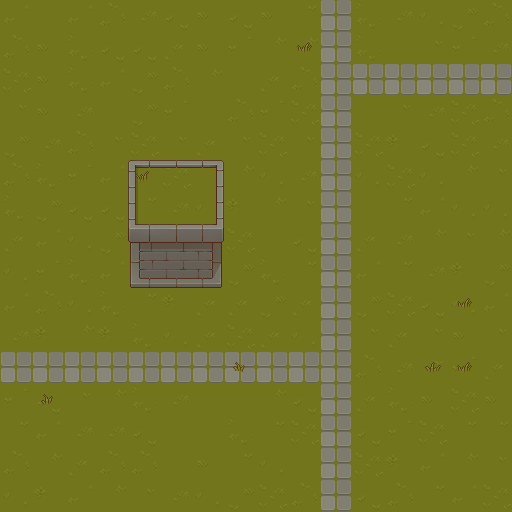

Below is a game level as drawn by its tile map, then a one-line description and the .tmx file that defines it, in full:
An orthogonal 16x16 tile map with 32x32 px tiles, 7 tile layers (background, shadows, walls, decor_lower, ...), 1 hidden layer not drawn and 4 objects (4x road_entry).

<map version="1.10" tiledversion="1.10.2" orientation="orthogonal" renderorder="right-down" width="16" height="16" tilewidth="32" tileheight="32" infinite="0" nextlayerid="13" nextobjectid="23">
 <tileset firstgid="1" source="../../tilesheet.tsx" />
 <group id="12" name="lower_group">
  <layer id="1" name="background" width="16" height="16">
   <data encoding="csv">
99,1,99,66,100,4,33,4,33,68,129,97,100,36,34,66,
66,33,97,4,4,67,33,3,35,35,129,97,1,65,3,100,
98,33,97,99,34,66,35,1,67,66,129,129,129,129,129,129,
65,33,100,1,34,3,1,66,3,98,129,1,65,100,98,66,
34,100,66,65,98,65,67,65,98,65,129,98,2,4,98,100,
66,97,3,99,99,98,68,35,36,100,129,36,98,36,35,65,
97,34,4,4,68,100,36,2,35,65,129,1,68,99,36,36,
67,99,36,34,2,34,98,98,1,4,129,67,100,35,65,35,
36,3,97,99,66,33,33,34,97,68,129,99,68,100,2,34,
99,66,36,97,68,2,67,67,34,67,129,34,98,4,36,99,
100,2,35,2,97,36,67,98,67,36,129,65,67,65,33,65,
129,129,129,129,129,129,129,129,129,129,129,66,100,65,3,67,
3,4,65,35,97,100,1,1,35,4,129,67,97,33,98,33,
68,99,100,100,4,1,1,97,68,98,129,4,3,98,68,68,
66,35,67,66,66,1,33,68,36,1,129,98,2,99,35,65,
36,2,99,35,65,100,36,34,98,66,129,4,66,68,99,98
</data>
  </layer>
  <layer id="5" name="shadows" width="16" height="16">
   <data encoding="csv">
0,0,0,0,0,0,0,0,0,0,0,0,0,0,0,0,
0,0,0,0,0,0,0,0,0,0,0,0,0,0,0,0,
0,0,0,0,0,0,0,0,0,0,0,0,0,0,0,0,
0,0,0,0,0,0,0,0,0,0,0,0,0,0,0,0,
0,0,0,0,0,0,0,0,0,0,0,0,0,0,0,0,
0,0,0,0,0,0,0,0,0,0,0,0,0,0,0,0,
0,0,0,0,0,0,0,0,0,0,0,0,0,0,0,0,
0,0,0,0,0,0,0,0,0,0,0,0,0,0,0,0,
0,0,0,0,0,0,0,0,0,0,0,0,0,0,0,0,
0,0,0,0,0,0,0,0,0,0,0,0,0,0,0,0,
0,0,0,0,0,0,0,0,0,0,0,0,0,0,0,0,
0,0,0,0,0,0,0,0,0,0,0,0,0,0,0,0,
0,0,0,0,0,0,0,0,0,0,0,0,0,0,0,0,
0,0,0,0,0,0,0,0,0,0,0,0,0,0,0,0,
0,0,0,0,0,0,0,0,0,0,0,0,0,0,0,0,
0,0,0,0,0,0,0,0,0,0,0,0,0,0,0,0
</data>
  </layer>
  <layer id="2" name="walls" width="16" height="16">
   <data encoding="csv">
0,0,0,0,0,0,0,0,0,0,0,0,0,0,0,0,
0,0,0,0,0,0,0,0,0,0,0,0,0,0,0,0,
0,0,0,0,0,0,0,0,0,0,0,0,0,0,0,0,
0,0,0,0,0,0,0,0,0,0,0,0,0,0,0,0,
0,0,0,0,0,0,0,0,0,0,0,0,0,0,0,0,
0,0,0,0,9,10,11,0,0,0,0,0,0,0,0,0,
0,0,0,0,41,0,43,0,0,0,0,0,0,0,0,0,
0,0,0,0,73,74,75,0,0,0,0,0,0,0,0,0,
0,0,0,0,105,106,107,0,0,0,0,0,0,0,0,0,
0,0,0,0,0,0,0,0,0,0,0,0,0,0,0,0,
0,0,0,0,0,0,0,0,0,0,0,0,0,0,0,0,
0,0,0,0,0,0,0,0,0,0,0,0,0,0,0,0,
0,0,0,0,0,0,0,0,0,0,0,0,0,0,0,0,
0,0,0,0,0,0,0,0,0,0,0,0,0,0,0,0,
0,0,0,0,0,0,0,0,0,0,0,0,0,0,0,0,
0,0,0,0,0,0,0,0,0,0,0,0,0,0,0,0
</data>
  </layer>
  <layer id="4" name="decor_lower" width="16" height="16">
   <data encoding="csv">
0,0,0,0,0,0,0,0,0,0,0,0,0,0,0,0,
0,0,0,0,0,0,0,0,0,269,0,0,0,0,0,0,
0,0,0,0,0,0,0,0,0,0,0,0,0,0,0,0,
0,0,0,0,0,0,0,0,0,0,0,0,0,0,0,0,
0,0,0,0,0,0,0,0,0,0,0,0,0,0,0,0,
0,0,0,0,299,0,0,0,0,0,0,0,0,0,0,0,
0,0,0,0,0,0,0,0,0,0,0,0,0,0,0,0,
0,0,0,0,0,0,0,0,0,0,0,0,0,0,0,0,
0,0,0,0,0,0,0,0,0,0,0,0,0,0,0,0,
0,0,0,0,0,0,0,0,0,0,0,0,0,0,269,0,
0,0,0,0,0,0,0,0,0,0,0,0,0,0,0,0,
0,0,0,0,0,0,0,298,0,0,0,0,0,268,269,0,
0,329,0,0,0,0,0,0,0,0,0,0,0,0,0,0,
0,0,0,0,0,0,0,0,0,0,0,0,0,0,0,0,
0,0,0,0,0,0,0,0,0,0,0,0,0,0,0,0,
0,0,0,0,0,0,0,0,0,0,0,0,0,0,0,0
</data>
  </layer>
 </group>
 <group id="11" name="upper_group">
  <layer id="3" name="decor_upper" width="16" height="16">
   <data encoding="csv">
0,0,0,0,0,0,0,0,0,0,0,0,0,0,0,0,
0,0,0,0,0,0,0,0,0,0,0,0,0,0,0,0,
0,0,0,0,0,0,0,0,0,0,0,0,0,0,0,0,
0,0,0,0,0,0,0,0,0,0,0,0,0,0,0,0,
0,0,0,0,0,0,0,0,0,0,0,0,0,0,0,0,
0,0,0,0,0,0,0,0,0,0,0,0,0,0,0,0,
0,0,0,0,0,0,0,0,0,0,0,0,0,0,0,0,
0,0,0,0,0,0,0,0,0,0,0,0,0,0,0,0,
0,0,0,0,0,0,0,0,0,0,0,0,0,0,0,0,
0,0,0,0,0,0,0,0,0,0,0,0,0,0,0,0,
0,0,0,0,0,0,0,0,0,0,0,0,0,0,0,0,
0,0,0,0,0,0,0,0,0,0,0,0,0,0,0,0,
0,0,0,0,0,0,0,0,0,0,0,0,0,0,0,0,
0,0,0,0,0,0,0,0,0,0,0,0,0,0,0,0,
0,0,0,0,0,0,0,0,0,0,0,0,0,0,0,0,
0,0,0,0,0,0,0,0,0,0,0,0,0,0,0,0
</data>
  </layer>
  <layer id="10" name="decor_upper_upper" width="16" height="16">
   <data encoding="csv">
0,0,0,0,0,0,0,0,0,0,0,0,0,0,0,0,
0,0,0,0,0,0,0,0,0,0,0,0,0,0,0,0,
0,0,0,0,0,0,0,0,0,0,0,0,0,0,0,0,
0,0,0,0,0,0,0,0,0,0,0,0,0,0,0,0,
0,0,0,0,0,0,0,0,0,0,0,0,0,0,0,0,
0,0,0,0,0,0,0,0,0,0,0,0,0,0,0,0,
0,0,0,0,0,0,0,0,0,0,0,0,0,0,0,0,
0,0,0,0,0,0,0,0,0,0,0,0,0,0,0,0,
0,0,0,0,0,0,0,0,0,0,0,0,0,0,0,0,
0,0,0,0,0,0,0,0,0,0,0,0,0,0,0,0,
0,0,0,0,0,0,0,0,0,0,0,0,0,0,0,0,
0,0,0,0,0,0,0,0,0,0,0,0,0,0,0,0,
0,0,0,0,0,0,0,0,0,0,0,0,0,0,0,0,
0,0,0,0,0,0,0,0,0,0,0,0,0,0,0,0,
0,0,0,0,0,0,0,0,0,0,0,0,0,0,0,0,
0,0,0,0,0,0,0,0,0,0,0,0,0,0,0,0
</data>
  </layer>
  <layer id="6" name="decals" width="16" height="16">
   <data encoding="csv">
0,0,0,0,0,0,0,0,0,0,0,0,0,0,0,0,
0,0,0,0,0,0,0,0,0,0,0,0,0,0,0,0,
0,0,0,0,0,0,0,0,0,0,0,0,0,0,0,0,
0,0,0,0,0,0,0,0,0,0,0,0,0,0,0,0,
0,0,0,0,0,0,0,0,0,0,0,0,0,0,0,0,
0,0,0,0,0,0,0,0,0,0,0,0,0,0,0,0,
0,0,0,0,0,0,0,0,0,0,0,0,0,0,0,0,
0,0,0,0,0,0,0,0,0,0,0,0,0,0,0,0,
0,0,0,0,0,0,0,0,0,0,0,0,0,0,0,0,
0,0,0,0,0,0,0,0,0,0,0,0,0,0,0,0,
0,0,0,0,0,0,0,0,0,0,0,0,0,0,0,0,
0,0,0,0,0,0,0,0,0,0,0,0,0,0,0,0,
0,0,0,0,0,0,0,0,0,0,0,0,0,0,0,0,
0,0,0,0,0,0,0,0,0,0,0,0,0,0,0,0,
0,0,0,0,0,0,0,0,0,0,0,0,0,0,0,0,
0,0,0,0,0,0,0,0,0,0,0,0,0,0,0,0
</data>
  </layer>
 </group>
 <layer id="8" name="collision" width="16" height="16" visible="0">
  <data encoding="csv">
0,0,0,0,0,0,0,0,0,0,0,0,0,0,0,0,
0,0,0,0,0,0,0,0,0,0,0,0,0,0,0,0,
0,0,0,0,0,0,0,0,0,0,0,0,0,0,0,0,
0,0,0,0,0,0,0,0,0,0,0,0,0,0,0,0,
0,0,0,0,0,0,0,0,0,0,0,0,0,0,0,0,
0,0,0,0,295,295,295,0,0,0,0,0,0,0,0,0,
0,0,0,0,295,295,295,0,0,0,0,0,0,0,0,0,
0,0,0,0,295,295,295,0,0,0,0,0,0,0,0,0,
0,0,0,0,295,295,295,0,0,0,0,0,0,0,0,0,
0,0,0,0,0,0,0,0,0,0,0,0,0,0,0,0,
0,0,0,0,0,0,0,0,0,0,0,0,0,0,0,0,
0,0,0,0,0,0,0,0,0,0,0,0,0,0,0,0,
0,0,0,0,0,0,0,0,0,0,0,0,0,0,0,0,
0,0,0,0,0,0,0,0,0,0,0,0,0,0,0,0,
0,0,0,0,0,0,0,0,0,0,0,0,0,0,0,0,
0,0,0,0,0,0,0,0,0,0,0,0,0,0,0,0
</data>
 </layer>
 <objectgroup id="7" name="world_gen">
  <object id="3" type="road_entry" x="320" y="0" width="32" height="32" />
  <object id="20" type="road_entry" x="480" y="64" width="32" height="32" />
  <object id="21" type="road_entry" x="320" y="480" width="32" height="32" />
  <object id="22" type="road_entry" x="0" y="352" width="32" height="32" />
 </objectgroup>
 <objectgroup id="9" name="collision_fine" />
</map>